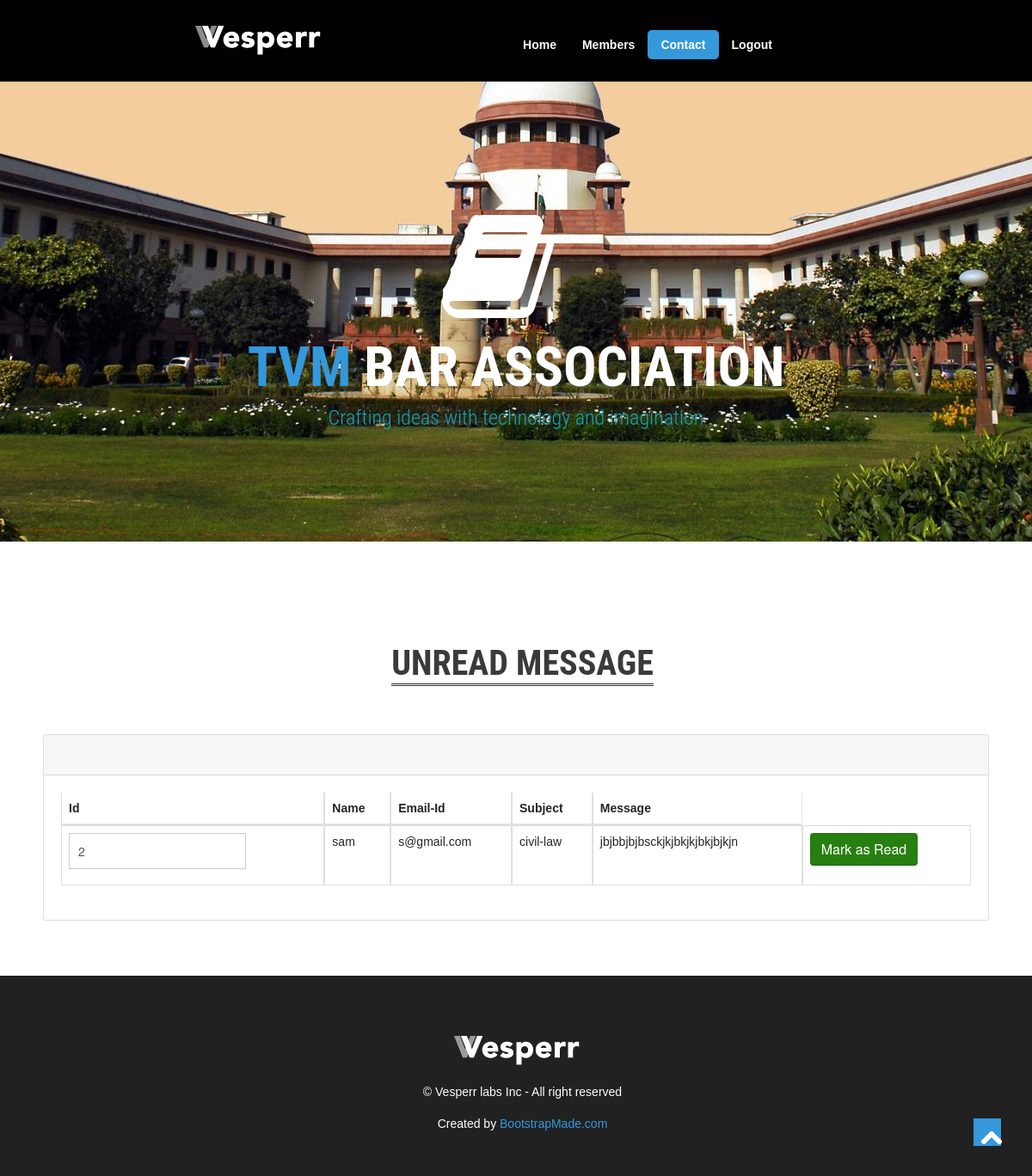
The page /admsgg on the database its author committed.
### tba_app/models.py (models this page shows)
class contact(models.Model):
    name=models.CharField(max_length=30)
    emailid=models.EmailField()
    subject=models.CharField(max_length=30)
    msg=models.CharField(max_length=50)
    status=models.CharField(max_length=10,null=True,blank=True,default='off')

### tba_app/views.py (the view)
# urls.py: path('admsgg',views.viewmsg,name='adminmsg'),
def viewmsg(request):
    queryset=contact.objects.all().filter(status='off')
    return render(request,'adminmsg.html',{'authors':queryset})

### tba_app/templates/adminmsg.html (shortened to what this page needs)
<!doctype html>
<html lang="en">
<head>
   {%load static%}
   <link href="{%static 'css/bootstrap.min.css' %}" rel="stylesheet" />
  <link href="{%static 'css/bootstrap.css' %}" rel="stylesheet" />
  <link href="{%static 'css/bootstrap-responsive.css' %}" rel="stylesheet" />
  <link href="{%static 'css/prettyPhoto.css' %}" rel="stylesheet" />
  <link href="{%static 'css/animate.css' %}" rel="stylesheet" />
  <link href="{%static 'css/style.css' %}" rel="stylesheet" />
  <link href="{%static 'color/default.css' %}" rel="stylesheet" />
</head>
<body>
  <header>
    <div id="topnav" class="navbar navbar-fixed-top default">
      <div class="navbar-inner">
        <div class="container">
          <div class="logo">
            <a href="index.html"><img src="assets/img/logo.png" alt="" /></a>
          </div>
          <div class="navigation">
            <nav>
              <ul class="nav pull-right">
                <li><a href="{%url 'adminhome'%}">Home</a></li>
                <li ><a href="{%url 'adminhome1' %}">Members</a></li>
                <li class="current"><a href="#contact">Contact</a></li>
                <li><a href="{%url 'logout' %}">Logout</a></li>
              </ul>
            </nav>
          </div>
        </div>
      </div>
    </div>
  </header>
  <section id="intro">
    <div class="slogan">
      <div class="icon">
        <i class="icon-book icon-10x"></i>
      </div>
      <h1 ><span>TVM</span> BAR ASSOCIATION</h1>
      <h2 class="text-info">Crafting ideas with technology and imagination</h2>
    </div>
  </section>
  <section id="about" class="section">
    <div class="container">
      <div class="row">
        <div class="span12">
          <div class="heading">
            <h3><span>UNREAD MESSAGE</span></h3>
          </div>
        </div>
      </div>
   <div class="card mb-4">
                            <div class="card-header"></div>
                            <div class="card-body">
                                <div class="table-responsive">
                                    <table class="table table-bordered" id="dataTable" width="100%" cellspacing="0">
                                        <thead>
                                          <tr>
                                <th>Id</th>
                                <th>Name</th>
                                <th>Email-Id</th>
                                <th>Subject</th>
                                <th>Message</th>
                              </tr>
                            </thead>
                            <tbody>
                              {% if authors%}
                              {% for i in authors%}
                              <tr>
                                            <form action="{% url 'readmessage' %}" method='POST'>
                                <td><input type="text" name="id" value="{{i.id}}"></td>
                                <td>{{i.name}}</td>
                                <td>{{i.emailid}}</td>
                                <td>{{i.subject}}</td>
                                <td>{{i.msg}}</td>
                                <td> <input type="submit" value="Mark as Read" class="btn-success form-control"></td>
                                        </form>
                              </tr>
                              {% endfor %}
                             {% endif %}
                            </tbody>
                          </table>
                                </div>
                            </div>
                        </div>
                    </div>
  </section>
  <footer>
    <div class="verybottom">
      <div class="container">
        <div class="row">
          <div class="span12">
            <div class="aligncenter">
              <div class="logo">
                <a class="brand" href="index.html"><img src="assets/img/logo.png" alt="" /></a>
              </div>
              <p>
                &copy; Vesperr labs Inc - All right reserved
              </p>
              <div class="credits">
                Created by <a href="https://bootstrapmade.com/">BootstrapMade.com</a>
              </div>
            </div>
          </div>
        </div>
      </div>
    </div>
  </footer>
  <a href="#" class="scrollup"><i class="icon-chevron-up icon-square icon-48 active"></i></a>
</body>
</html>

### tba_app/static/css/style.css (style rules this page uses)
body { margin: 0; padding:0; font-family: Arial, Tahoma, Verdana, Sans-serif; font-size: 14px; line-height: 1.6em; color: #666; background-color: #ffffff; }
h1, h2, h3, h4, h5, h6 { font-family: 'Roboto Condensed', sans-serif; line-height:1.1em; color: #3a3a3a; font-weight:300; margin-bottom:10px; }
h1 { font-size: 34px; }
h2 { font-size: 30px; }
h3 { font-size: 26px; }
section { padding:120px 0 40px 0; }
.container { padding: 0 20px 0 20px; }
.row { margin-bottom:40px; }
.heading { text-align:center; width:100%; }
.heading h3 { text-transform:uppercase; padding:0; margin:20px 0 30px 0; font-size:40px; font-weight:700; text-align:center; text-shadow: 0 1px 0 #ffffff; border-bottom:3px double #333; width:auto; display:inline; }
header { position:relative; }
header .logo { float:left; margin:30px 0 0; }
.navigation { margin:30px 0 0; }
.navbar { padding:0 0 20px; margin:0; }
.navbar .nav { margin: 0 0 0 0; }
.navbar .nav > li > a { float: none; color: #fff; line-height:1em; text-decoration: none; text-shadow:none; z-index:100; outline:0; font-weight:bold; }
.navbar .nav > .current { color:#fff; -webkit-border-radius: 5px; -moz-border-radius: 5px; border-radius: 5px; }
.default { background:#010101; border-bottom:1px solid #222; }
section#intro { background: #000 url(../img/bg/court1.jpg) 50% 0 no-repeat; position:relative; width:100%; height:auto; margin:0; padding:240px 0 120px; }
@media (min-width: 1024px) { section#intro { background-attachment: fixed; } }
section#intro { text-align:center; }
section#intro i { margin-left:0; text-align:center; }
section#intro h1 { color:#fff; font-size:64px; font-weight:700; }
section#intro h2 { color:#ddd; font-size:24px; }
.slogan i { color:#fff; }
.scrollup { position:fixed; width:48px; height:48px; bottom:20px; right:20px; }
a.scrollup { outline:0; }
[class^="icon-"], [class*=" icon-"] { float:none; }
.icon-square, .icon-rounded, .icon-plain, .icon-circled { margin: 10px 10px 10px 0; display: inline-block !important; text-align: center !important; color: #fff; width: 18px; height: 18px; padding:3px; font-size: 12px; line-height: 18px; text-shadow:none; cursor: pointer; }
.icon-square { background-color: #444; }
[class^="icon-"], [class*=" icon-"] { margin-top: 1px; margin-right: .3em; }
.icon-48 { width: 32px; height: 32px; padding:8px; font-size: 28px; line-height: 30px; }
footer { float:left; width:100%; background:#212121; color:#fff; margin:0; padding:40px 0 0 0; }
footer .verybottom { padding:30px 0 10px 0; }
.aligncenter { margin:0 auto; text-align:center; }
.aligncenter img, img.aligncenter { margin-bottom:20px; }

### tba_app/static/color/default.css (style rules this page uses)
a { color: #3498db; }
.slogan h1 span { color: #3498db; }
[class^="icon-"].active, [class*=" icon-"].active { background-color: #3498db; }
ul.nav li.current { background: #3498db; }

### rows shown on the page
contact: id "2", name "sam", emailid "s@gmail.com", subject "civil-law", msg "jbjbbjbjbsckjkjbkjkjbkjbjkjn"
